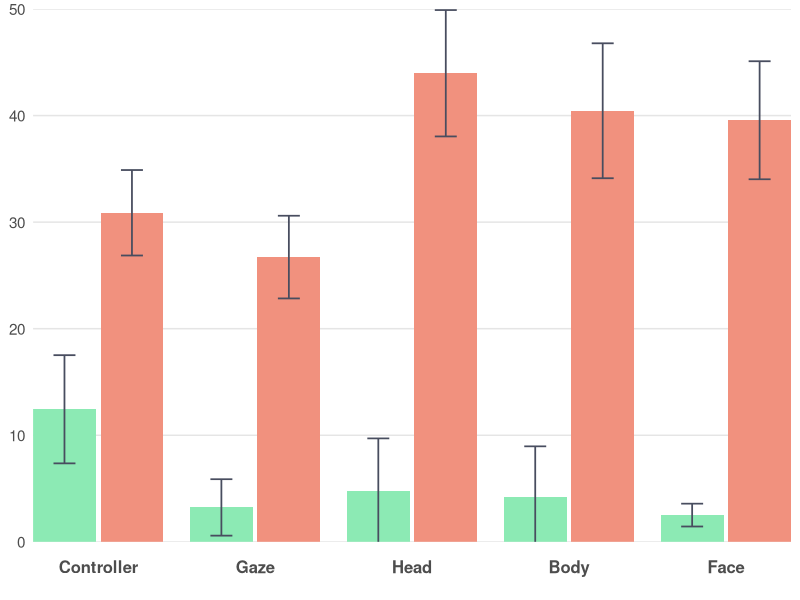
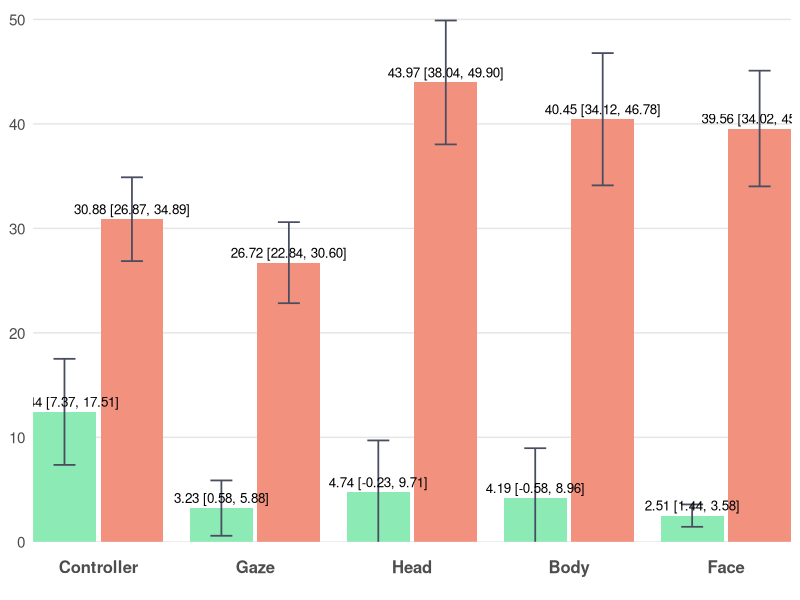

Write R code to recreate these figures, in order.
# ================= Packages =================
if (!require(ggplot2)) install.packages("ggplot2")
library(ggplot2)

# ================= Data =================
# Controller: Easy 12.44 (±13.59), Hard 30.88 (±10.74)
# Gaze: Easy 3.23 (±7.09), Hard 26.72 (±10.39)
# Head: Easy 4.74 (±13.30), Hard 43.97 (±15.88)
# Body: Easy 4.19 (±12.78), Hard 40.45 (±16.95)
# Face: Easy 2.51 (±2.87), Hard 39.56 (±14.83)

dat <- data.frame(
  Category = c("Controller","Controller",
               "Gaze","Gaze",
               "Head","Head",
               "Body","Body",
               "Face","Face"),
  slot     = c("L","R",
               "L","R",
               "L","R",
               "L","R",
               "L","R"),
  series   = c("Easy","Hard",
               "Easy","Hard",
               "Easy","Hard",
               "Easy","Hard",
               "Easy","Hard"),
  mean     = c(12.44, 30.88,    # Controller Easy, Hard
               3.23, 26.72,      # Gaze Easy, Hard
               4.74, 43.97,      # Head Easy, Hard
               4.19, 40.45,      # Body Easy, Hard
               2.51, 39.56),     # Face Easy, Hard
  sd       = c(13.59, 10.74,   # Controller Easy, Hard
               7.09, 10.39,      # Gaze Easy, Hard
               13.30, 15.88,     # Head Easy, Hard
               12.78, 16.95,     # Body Easy, Hard
               2.87, 14.83),     # Face Easy, Hard
  stringsAsFactors = FALSE
)

# 固定横轴顺序
dat$Category <- factor(dat$Category,
  levels = c("Controller","Gaze","Head","Body","Face"))
dat$slot   <- factor(dat$slot, levels = c("L","R"))
dat$series <- factor(dat$series, levels = c("Easy","Hard"))

# ================= 手动定位（确保居中+相邻柱体有间距） =================
# 以每个类目的中心为整数(1,2,3,...)，在左右各偏移 delta；两柱宽度为 bar_w
group_w <- 0.8               # 每个类目总体占宽（<1 避免挤到相邻类目）
bar_w   <- group_w / 2       # 0.4  柱体宽度保持不变
delta   <- group_w / 4       # 0.2  基础偏移
gap     <- 0.03              # 相邻柱体间距（几个像素）

# 对于所有类别，L和R之间增加间距
offset_map <- c(L = -delta - gap/2, R = +delta + gap/2)

x_base <- as.numeric(dat$Category)
dat$x  <- x_base + unname(offset_map[as.character(dat$slot)])

# ================= 配色方案 =================
col_easy  <- "#8CEAB4"      # Easy
col_hard  <- "#F1917E"      # Hard

err_col   <- "#484D5F"

theme_base <- theme_minimal(base_size = 13) +
  theme(
    legend.position    = "none",
    panel.background   = element_rect(fill = "#FFFFFF", color = NA),  # 白底
    plot.background    = element_rect(fill = "#FFFFFF", color = NA),  # 白底
    panel.grid.major   = element_blank(),  # 去除所有网格线
    panel.grid.minor   = element_blank(),  # 去除所有网格线
    panel.grid.major.x = element_blank(),
    panel.grid.minor.x = element_blank(),
    panel.grid.major.y = element_blank(),
    panel.grid.minor.y = element_blank(),
    axis.ticks.x       = element_blank(),  # 去除x轴刻度线（底部灰色竖线）
    axis.ticks.y       = element_blank(),  # 去除y轴刻度线（左侧竖着的刻度线）
    axis.line.x        = element_blank(),  # 去除x轴线（底部灰色竖线）
    axis.line.y        = element_blank(),  # 去除y轴线（左侧竖线）
    axis.text.x        = element_text(size = 12, face = "bold", 
                                       margin = margin(t = 10, b = 10)),  # 底部文字距离坐标轴更远
    axis.text.y        = element_text(size = 11),
    axis.title         = element_blank()
  )

# y 轴：根据数据范围确定，最大值约 43.97，设置为 0-50
y_top    <- 50
y_breaks <- seq(0, 50, by = 10)

# x 轴：用数值坐标，刻度放在每个类目中心
x_breaks <- seq_along(levels(dat$Category))
x_labels <- levels(dat$Category)

# ================= 95% 置信区间计算 =================
n <- 30  # 样本量
df <- n - 1  # 自由度 = 29
t_critical <- qt(0.975, df)  # t分布临界值（95% CI，双尾）
# 计算95% CI的误差范围
dat$ci_margin <- t_critical * (dat$sd / sqrt(n))

# ================= 图1：不带标注 =================
p1 <- ggplot(dat, aes(x = x, y = mean, fill = series)) +
  # 手动添加水平坐标线
  geom_hline(yintercept = y_breaks, color = "#E5E5E5", linewidth = 0.5) +
  geom_col(width = bar_w, position = "identity", colour = NA) +
  geom_errorbar(aes(ymin = mean - ci_margin, ymax = mean + ci_margin),
                width = bar_w * 0.35, color = err_col, linewidth = 0.6,
                position = "identity") +
  scale_fill_manual(values = c(Easy = col_easy, Hard = col_hard)) +
  scale_y_continuous(breaks = y_breaks, minor_breaks = NULL) +
  scale_x_continuous(breaks = x_breaks, labels = x_labels, expand = c(0, 0)) +
  coord_cartesian(ylim = c(0, y_top), expand = 0) +
  theme_base

# ================= 图2：带"均值 (95% CI)"标注 =================
lab_df <- transform(dat, label = sprintf("%.2f [%.2f, %.2f]", mean, 
                                          mean - ci_margin, mean + ci_margin))

p2 <- ggplot(dat, aes(x = x, y = mean, fill = series)) +
  # 手动添加水平坐标线
  geom_hline(yintercept = y_breaks, color = "#E5E5E5", linewidth = 0.5) +
  geom_col(width = bar_w, position = "identity", colour = NA) +
  geom_errorbar(aes(ymin = mean - ci_margin, ymax = mean + ci_margin),
                width = bar_w * 0.35, color = err_col, linewidth = 0.6,
                position = "identity") +
  geom_text(data = lab_df, aes(label = label),
            vjust = -0.5, size = 3.4, position = "identity") +
  scale_fill_manual(values = c(Easy = col_easy, Hard = col_hard)) +
  scale_y_continuous(breaks = y_breaks, minor_breaks = NULL) +
  scale_x_continuous(breaks = x_breaks, labels = x_labels, expand = c(0, 0)) +
  coord_cartesian(ylim = c(0, y_top * 1.02), expand = 0) +
  theme_base

# 保存文件（确保目录存在）
if (!dir.exists("no_labels")) dir.create("no_labels", recursive = TRUE)
if (!dir.exists("with_labels")) dir.create("with_labels", recursive = TRUE)
ggsave("no_labels/DoG_no_labels.png", p1, width = 8, height = 4.2, dpi = 300, bg = "white")
ggsave("with_labels/DoG_with_labels.png", p2, width = 8, height = 4.6, dpi = 300, bg = "white")
